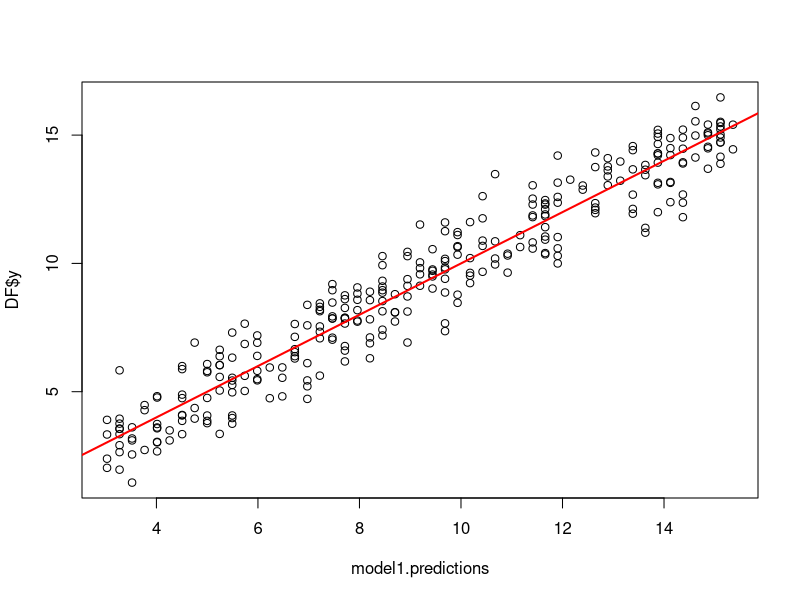
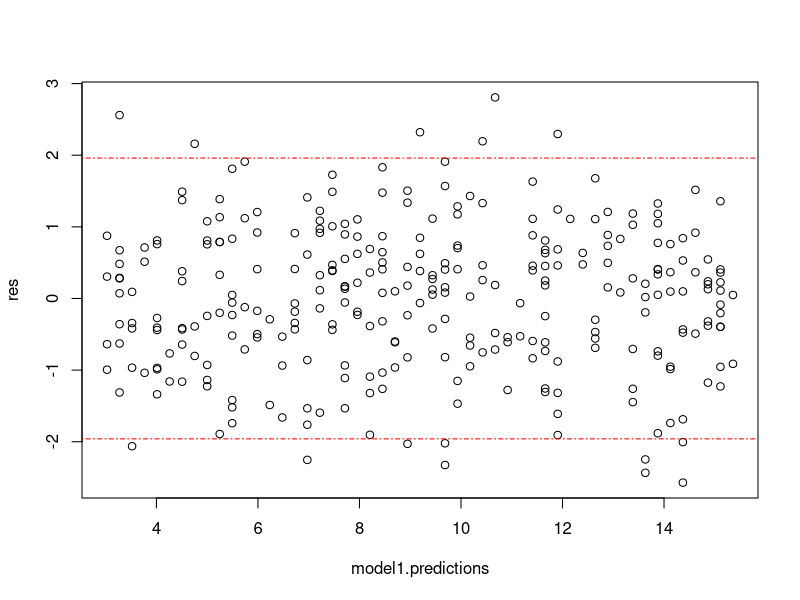
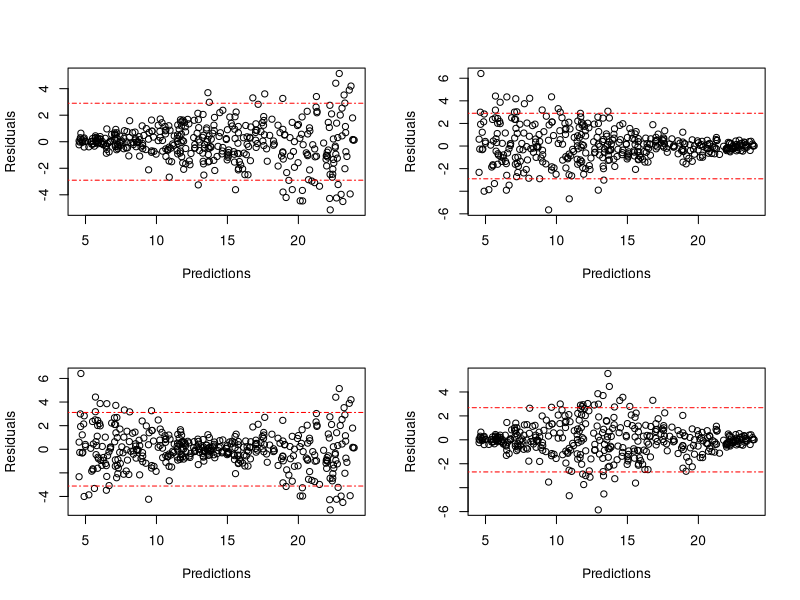
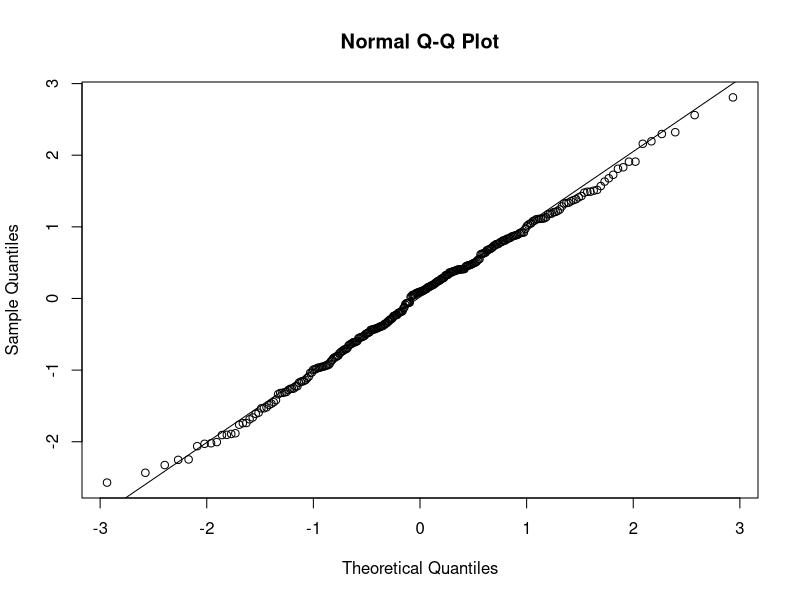

The R source for these figures, in order:
#         Линейни модели

#           Линейна регресия

NN <- 300
set.seed(73391)
x1 <- round(runif(NN, 0, 5), 1)
x2 <- round(runif(NN, 2, 6), 1)
y <- 3 + 2.5*x1 + rnorm(NN)
DF <- data.frame(x1, x2, y)

#       Какво представлява линейната регресия
#       Линейната регресия е статистически метод, който ни позволява да проучим и обобщим връзките
#   между две множества от непрекъснати променливи - X и y:
#       - в множеството X се намират обясняващите променливи (наречени още предиктори или независими 
#   променливи) и на върху тях се основават нашите прогнози; 
#       - в множеството y се съдържа една променлива (вектор), наричаща се зависима променлива
#   променливаи или резултат, която искаме да прогнозираме.

#       Ако приемем, че размерът на вектора y e N, a размерът на множеството X е N x p, то
#   връзката между двете множества е y = b(0) + b(1)*x(1) + ... + b(p)*x(p) + error, където
#   b(0) е константа, а b(1), ..., b(p) са параметрите, които обясняват влиянието на X над y.
#   Линейната регресия ни позволява да оценим стойностите на тези p+1 коефцициенти. 
#       Има няколко начина за намирането на тези коефициенти, но най-често използваният е OLS
#   (метод на най-малките квадрати)

#   В R, функцията за линейна регресия е lm()

#       Два начина за извикване на линейна регресия. Първият, ако виждаме нужните ни променливите 
#   в средата на R. Лесно можем да проверим дали променливите са заредени в среда на R с функцията
#   ls().
model1 <- lm(y ~ x1)
model1

rm(list = c("x1", "x2", "y"))

#       Вторият начин е като посочим data frame-а или матрицата, който(която) съдържа необходимите
#   променливи.
model2 <- lm(y ~ x1, data = DF)
model2
rm(list = "model2")
#       Когато изследваме връзка между една зависима и една обясняваща променлива, тогава линейната 
#   регресия е едномерна (или проста). При наличието на повече предиктори (обясняващи променливи),
#   тогава имаме многомерна линейна регресия.
#       Горните два модела са пример за проста линейна регресия
#       Многомерната линейна регресия ще бъде разгледана по-подробно по-нататък в курса.

#       След като сме построили линееен модел, следващата стъпка е да проверим до колко този модел
#   описва добре данни и какви са оценките на коефициенти му.
summary(model1)

#   -------
#       Хипотези и проверка на хипотези 
#       Накратко, статистическата хипотеза е предположение за параметър на извадката/популацията.
#   Това предположение може да бъде вярно или невярно. Ето защо съществуват две взаимоизключващи се 
#   хипотези - нулева (H0) и алтернативна (H1). 
#       Имаме три типа хипотези: 
#           1. H0: параметър = число, H1: параметър != число
#           2. H0: параметър <= число, H1: параметър > число
#           3. H0: параметър >= число, H1: параметър < число

#       Проверката на хипотезите става с помощта на тестове. На база вида на теста, искаме да 
#   отхвърлим или не нулевата хипотеза H0. Дали нулевата хипотеза е отхвърлена се определя от 
#   стойност, наречена "p-value". Стандартно, една H0 се отхвърля при стойност на p-value < 0.05.
#   При отхвърляне на нулева хипотеза, за вярна се приема алтернативната H1.
#   -------


#       Първо ще проверим дали коефициентите са статистически значими, тоест дали е необходимо да 
#   участват в анализа. За всеки един коефициент проверяваме хипотезата дали коефициентът е равен
#   на 0 (b(i) ?= 0). За да бъде един коефициент значим, то трябва за него да отхвърлим горната 
#   хипотеза. Както беше споменато по-горе, за да се отхвърли H0, то стойността на p-vaue трябва да
#   бъде по-малка от 0.05. Стойностите p-value се намират в колоната "Pr(>|t|)". Стойностите на 
#   p-value за двата параметъра е 2e-16 << 0,05 и следователно двата параметъра са статистически 
#   значими. 

#       Преди да продължим с изследването на регресията, нека да видим случай, когато коефициентите
#   не са значими.
summary(model3 <- lm(y ~ x2, data = DF))
rm("model3")
#       Да разгледаме оценките пред коефицнета x2. Оценката на коефициента е -0,1505. Но въпреки, че
#   стойността му е различна от 0, то той е статистически незначим. Защо? Защото стойността на
#   p-value e 0,414 > 0,05. Тоест, този коефициент може да отпадне от анализа.

#       Следващата стъпка е да проверим до колко модела описва добре данните. За целта ще използваме
#   статистиките "Multiple R-squared" или "Adjusted R-squared". Статистиката "Multiple R-squared"
#   приема стойности в интервала [0-1]. Колкото тази статистика се приближава до единица, толкова 
#   моделът е по-добър. И обратното, колкото стойността на R2 клони към 0, толкова  моделът не се
#   справя с описването на данните. Моделите, които имат стойности за R2 под 0.5, ги приемаме за 
#   слаби.

#       Препоръчително е да се използва обаче статистиката Adjusted R-squared, защото тя "наказва",
#   когато използваме ненужни променливи. По принцип, тази статистика също приема стойности в
#   интервала [0-1], но когато използваме само статистически незначими, тогава Adjusted R-squared
#   може да приеме и отрицателни стойности.

summary(model1)
#       Какво можем да кажем за model2? Стойността на Adjusted R2 е 0.9284. Тоест моделът описва
#   много добре данните.

#   - Какво представлява R2 и как можем да го изчислим?
#   - За целта първо ще разгледаме начините да изчисляваме прогнози и остатъците (residuals).


#       Регресионното уравнение придобива вида y = 3.027 + 2.247*x1.


#       Линейната регресия позволява не само да се оценят връзките между отделните обясняващи
#   променливи и резулатата, но както споменахме по-горе, позволява да се правят прогнози. В R 
#   използваме функцията "predict" за прогнозиране. Функцията съдържа два основни параметъра object 
#   (построения модел) и newdata (данни, за които искаме да направим прогноза)
model1.predictions <- predict(object = model1, newdata = DF)
model1.predictions.alt <- model1$coefficients[1] + model1$coefficients[2]*DF$x1  #   Алтернативен начин
all(model1.predictions == model1.predictions.alt)
rm("model1.predictions.alt")


#   Нека да видим на графика как изглеждат прогнозите спрямо реалните стойности
plot(model1.predictions, DF$y)
abline(a = 0, b = 1, col = "red", lwd = 2)
#       От графиката се вижда, че прогнозите и реалните стойности се движат около ъглополовящата на 
#   първи квадрант (x = y)


#       Остатъците са разликата между наблюдаваната стойност и направената прогноза. За целта ще 
#   използваме функцията residuals(). Параметърът object приема стойността на модела, за когото
#   желаем да оценим остатъците.

res <- residuals(object = model1)
res.alt <- DF$y - model1.predictions
all(round(res, 10) == round(res.alt, 10))
rm("res.alt")



#       Нека сега се върнм към Multiple R-squared. В своята същност R2 представлява  
#   1 - съотношението на вариацията на остатъците и общата вариация. Колкото един модел е по-добър,
#   толкова остатъците му следва да бъдат по-малки, а от там и вариацията им. Тъй като общата
#   вариация е константа, то можем да използваме тази статистика при сравняването на моделите и
#   избора на по-добрия.

summary(model1)$r.squared
1 - var(res)/var(DF$y)





#     Условия
#         Не на последно място, остава да се проверят дали линейанта регресия (а и всички останали
#   линейни модели или ML алгоритми) отговарят на три необходими условия



#       1. Константна вариация на грешките (Хомоскедастичност)
#       Това е най-важното условие при линейните модели. Целта на константната вариация е около 
#   регресионната линия да се изгради "тунел" и да може да се определи (с някаква вероятност), в 
#   какви граници се намира прогнозата. При нарушение на това условие, за определени интервали
#   грешката ще бъде по-малка от очакваното, а за други - по-голяма. Проблемът е, че ако очакваме 
#   определени неблагоприятни сценарии, те може да се окажат още по-лоши.
#       Това условие най-лесно се проверява графично. По остта X изобразяваме прогнозите, а по Y - 
#   остатъците
plot(model1.predictions, res)
abline(h = 1.96*c(-1, 1)*round(sd(res, 2)), col = "red", lty = 4)


#       За да имаме хомоскедастичност, то остатъците трябва да бъдат разпръснати равномерно по 
#   цялата графика. Между двете червени
#   линии хипотетично се намират 95% от остатъците.

#       Примери за хетероскедастичност (неконстантна вариация на грешките)

sigmaFunction <- function(x) {
  thresholds <- unname(quantile(x, prob = seq(0, 1, by = 0.1)))
  thresholds[length(thresholds)] <- thresholds[length(thresholds)] + 0.001
  findInterval(x, thresholds)
}


NN <- 400
set.seed(6335)
a <- 0.1; b <- 4
predictions <- 4 + 5*runif(NN, a, b)
noise <- rnorm(NN, sd = 0.25)
SI <- sigmaFunction(predictions)
r <- cbind(SI, (11 - SI), (1 + 2*abs(mean(SI) - SI)), (11 - (1 + 2*abs(mean(SI) - SI))))*noise

par(mfrow = c(2, 2))
for(i in 1:4) {
  plot(predictions, r[, i], xlab = "Predictions", ylab = "Residuals")
  #abline(h = 0, col = "red", lwd = 2)
  abline(h = 1.96*c(-1, 1)*round(sd(r[, i]), 2), col = "red", lty = 4)
}
par(mfrow = c(1, 1))

rm(list = c("a", "b", "i", "noise", "predictions", "r", "SI", "sigmaFunction"))

#       На графиката са показани четирите основни типа хетероскедастичност. Между двете червени
#   линии хипотетично се намират 95% от остатъците. 



#       2. Липса на автокорелация на грешките
#       Следващото важно условие е между остатъците да нямаме наличие на автокорелация. Тоест
#   всяка следваща грешка да не зависи от предходната грешка. Най-лесно е да проверим с теста
#   на Durbin-Watson. Този тест се намира в пакета "lmtest", който трябва да го инсталираме и
#   заредим. 
#       Функцията за теста на Durbin-Watson е dwtest(). Теста приема като параметър самия модел. 
#   Нулевата хипотеза e, че не съществува автокорелация. Тоест, целта ни е ДА НЕ отхвърлим H0.


install.packages("lmtest")
library(lmtest)

dwtest(model1)
#       Стойността на p-value е 0.767 > 0.05. Следователно няма да отхвърлим хипотезата. 
#   Следователно нямаме автокорелация при грешките.


#       Пример за автокорелация при грешките на линеен модел
NN <- 300
set.seed(6621)
x1 <- runif(NN, 1, 5)
noise <- rnorm(NN)
rho <- 0.8
for(i in 2:NN) {  noise[i] <- rho*noise[i-1] + sqrt(1 - rho^2)*noise[i] }
#   Задаваме автокорелация равна на 0.8

y1 <- 3 + 2*x1 + noise
model4 <- lm(y1 ~ x1)
summary(model4)
dwtest(model4)
#     Стойността на p-value e 0, следователно имаме наличие на автокорелация. Както и очаквахме
rm(list = c("i", "model4", "noise", "rho", "x1", "y1"))


#       3. нормално разпределение на грешките
#       Последното условие е грешката да има нормално разпределение. Когато това условие е 
#   изпълнено, тогава имаме най-добрите оценки на коефициентите на линейната регресия. Проверката 
#   на това условие става с помощта на теста на Shapiro-Wilk (H0: нормално разпределение) и 
#   Q-Q plot.

shapiro.test(res)
#       Стойността на p-value e 0.632 => грешката е нормално разпределена.
qqnorm(res);  qqline(res)
#       На тази графика търсим за тежки опашки (стойностите в краищата са на голямо разстояние от
#   линията). Както се вижда, няма тежки опашки
